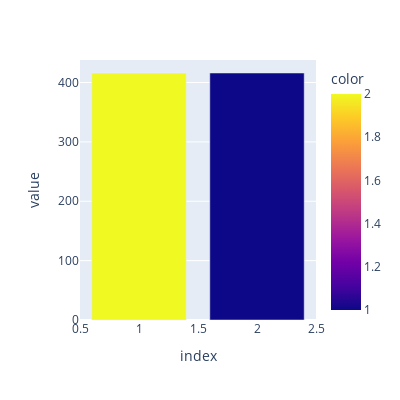

This figure's notebook cell:
### Code cell
px.bar(y_sm.value_counts(), color=y_sm.unique(), height=400, width=400)

### Figure 1 — Plotly figure (JSON) as saved in the notebook; plotly's stock layout.template omitted (floating-point values rounded to 4 significant figures)
{"data": [{"alignmentgroup": "True", "hovertemplate": "index=%{x}<br>value=%{y}<br>color=%{marker.color}<extra></extra>", "legendgroup": "", "marker": {"color": [1, 2], "coloraxis": "coloraxis"}, "name": "", "offsetgroup": "", "orientation": "v", "showlegend": false, "textposition": "auto", "type": "bar", "x": [2, 1], "xaxis": "x", "y": [416, 416], "yaxis": "y"}], "layout": {"barmode": "relative", "coloraxis": {"colorbar": {"title": {"text": "color"}}, "colorscale": [[0, "#0d0887"], [0.1111, "#46039f"], [0.2222, "#7201a8"], [0.3333, "#9c179e"], [0.4444, "#bd3786"], [0.5556, "#d8576b"], [0.6667, "#ed7953"], [0.7778, "#fb9f3a"], [0.8889, "#fdca26"], [1, "#f0f921"]]}, "height": 400, "legend": {"tracegroupgap": 0}, "margin": {"t": 60}, "width": 400, "xaxis": {"anchor": "y", "domain": [0, 1], "title": {"text": "index"}}, "yaxis": {"anchor": "x", "domain": [0, 1], "title": {"text": "value"}}}}
